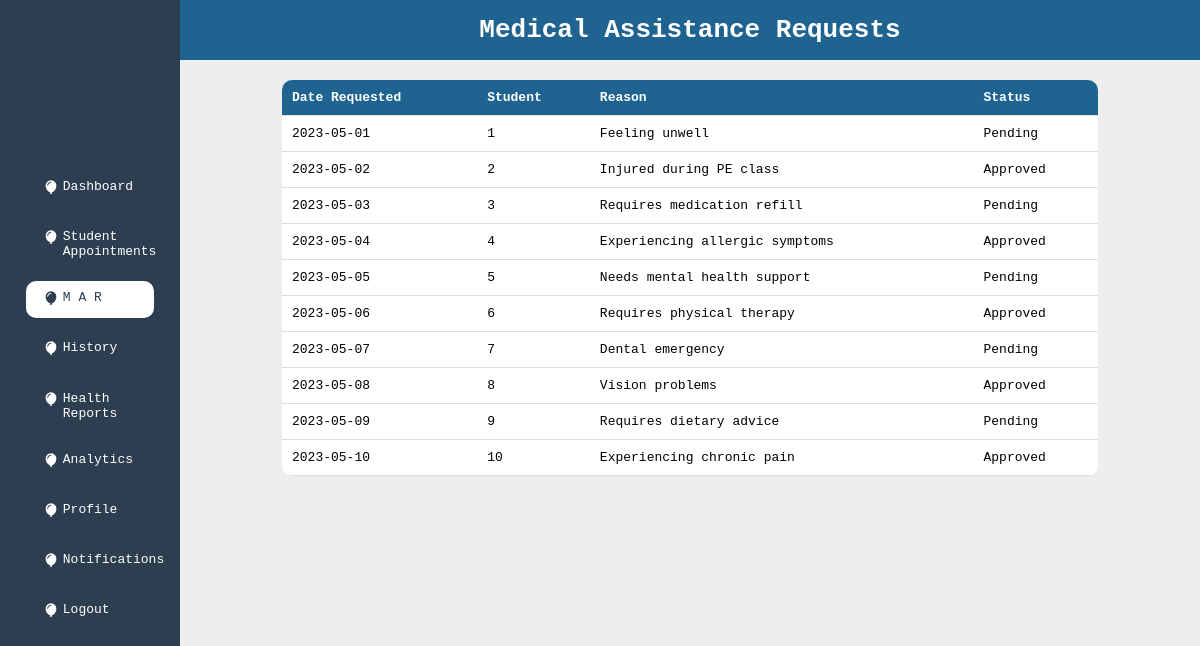
The app's page /Doctors/medicalAssistance_requests.php with its own data.
### tables this page shows
CREATE TABLE `medical_assistance_requests` (
  `id` int(11) NOT NULL,
  `date_requested` date NOT NULL,
  `student_id` int(11) NOT NULL,
  `reason` text NOT NULL,
  `status` varchar(20) NOT NULL
);

### Doctors/medicalAssistance_requests.php (the view, shortened to what this page needs)
<!DOCTYPE html>
<html lang="en">
<head>
    <link href='https://unpkg.com/boxicons@2.1.4/css/boxicons.min.css' rel='stylesheet'>
</head>
<body>
<aside class="sideMenu">
    <div>
        <a href="./dashboard.php" class="sideLinks">
            <span><i class='bx bxs-balloon'></i></span>
            <span>Dashboard</span>
        </a>
        <a href="./student_appointments.php" class="sideLinks">
            <span><i class='bx bxs-balloon'></i></span>
            <span>Student Appointments</span>
        </a>
        <a href="./medicalAssistance_requests.php" class="sideLinks sideLinksActive">
            <span><i class='bx bxs-balloon'></i></span>
            <span>M A R</span>
        </a>
        <a href="./history.php" class="sideLinks">
            <span><i class='bx bxs-balloon'></i></span>
            <span>History</span>
        </a>
        <a href="./student_health_reports.php" class="sideLinks">
            <span><i class='bx bxs-balloon'></i></span>
            <span>Health Reports</span>
        </a>
        <a href="./analytics.php" class="sideLinks">
            <span><i class='bx bxs-balloon'></i></span>
            <span>Analytics</span>
        </a>
        <a href="./profile.php" class="sideLinks">
            <span><i class='bx bxs-balloon'></i></span>
            <span>Profile</span>
        </a>
        <a href="./notifications.php" class="sideLinks">
            <span><i class='bx bxs-balloon'></i></span>
            <span>Notifications</span>
        </a>
        <a href="./logout.php" class="sideLinks">
            <span><i class='bx bxs-balloon'></i></span>
            <span>Logout</span>
        </a>
    </div>
</aside>
<main>
    <div class="main">
        <header class="header">
            <h1>Medical Assistance Requests</h1>
        </header>
        <div class="main-content">
            <table>
                <thead>
                    <tr>
                        <th>Date Requested</th>
                        <th>Student</th>
                        <th>Reason</th>
                        <th>Status</th>
                    </tr>
                </thead>
                <tbody>
                    <?php
                    $servername = "localhost";
                    $username = "root";
                    $password = "";
                    $dbname = "sms";
                    $conn = new mysqli($servername, $username, $password, $dbname);
                    $sql = "SELECT * FROM medical_assistance_requests";
                    $result = $conn->query($sql);
                    if ($result->num_rows > 0) {
                        while ($row = $result->fetch_assoc()) {
                            echo "<tr>";
                            echo "<td>" . $row["date_requested"] . "</td>";
                            echo "<td>" . $row["student_id"] . "</td>";
                            echo "<td>" . $row["reason"] . "</td>";
                            echo "<td>" . $row["status"] . "</td>";
                            echo "</tr>";
                        }
                    } else {
                        echo "<tr><td colspan='4'>No medical assistance requests found</td></tr>";
                    }
                    ?>
                </tbody>
            </table>
        </div>
    </div>
</main>
</body>
</html>

### Doctors/medicalAssistance_requests.php (style rules this page uses)
* { padding: 0; margin: 0; box-sizing: border-box; font-family: monospace; }
body { position: relative; background: #eee; }
.sideMenu { background: #2c3e50; width: 15%; top: 0; left: 0; bottom: 0; color: #fff; position: fixed; padding: 1rem 2rem; display: flex; flex-direction: column; justify-content: center; overflow-y: auto; }
.sideLinks { color: #fff; padding: .7rem 1rem; text-decoration: none; display: flex; border-radius: 10px; margin: 1rem 0; }
.sideLinks i { margin: 0 .3rem; }
.sideLinksActive { background: #fff; color: #2c3e50; }
main { width: 85%; float: right; }
.header { display: flex; justify-content: center; align-items: center; padding: 15px; background-color: #1f6391; color: white; }
.main-content { margin: 20px auto; width: 80%; }
table { width: 100%; border-collapse: collapse; margin-bottom: 20px; background: #fff; border-radius: 10px; overflow: hidden; }
th, td { padding: 10px; text-align: left; border-bottom: 1px solid #ddd; }
th { background-color: #1f6391; color: white; }

### records on screen
medical_assistance_requests: date_requested "2023-05-01", student "1", reason "Feeling unwell", status "Pending"
medical_assistance_requests: date_requested "2023-05-02", student "2", reason "Injured during PE class", status "Approved"
medical_assistance_requests: date_requested "2023-05-03", student "3", reason "Requires medication refill", status "Pending"
medical_assistance_requests: date_requested "2023-05-04", student "4", reason "Experiencing allergic symptoms", status "Approved"
medical_assistance_requests: date_requested "2023-05-05", student "5", reason "Needs mental health support", status "Pending"
medical_assistance_requests: date_requested "2023-05-06", student "6", reason "Requires physical therapy", status "Approved"
medical_assistance_requests: date_requested "2023-05-07", student "7", reason "Dental emergency", status "Pending"
medical_assistance_requests: date_requested "2023-05-08", student "8", reason "Vision problems", status "Approved"
medical_assistance_requests: date_requested "2023-05-09", student "9", reason "Requires dietary advice", status "Pending"
medical_assistance_requests: date_requested "2023-05-10", student "10", reason "Experiencing chronic pain", status "Approved"
